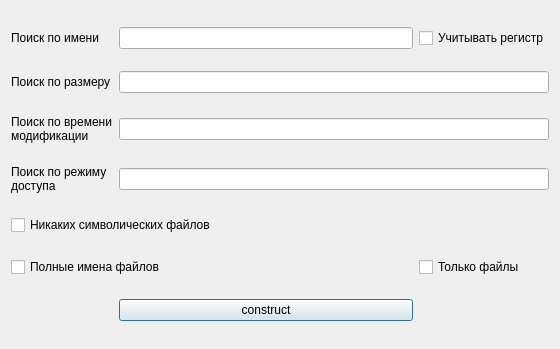
<?xml version="1.0" encoding="UTF-8"?>
<ui version="4.0">
 <class>DialogCommandConstructFind</class>
 <widget class="QDialog" name="DialogCommandConstructFind">
  <property name="geometry">
   <rect>
    <x>0</x>
    <y>0</y>
    <width>560</width>
    <height>349</height>
   </rect>
  </property>
  <property name="windowTitle">
   <string>Dialog</string>
  </property>
  <layout class="QGridLayout" name="gridLayout">
   <item row="0" column="0">
    <widget class="QLabel" name="label">
     <property name="text">
      <string>Поиск по имени</string>
     </property>
    </widget>
   </item>
   <item row="1" column="0">
    <widget class="QLabel" name="label_2">
     <property name="text">
      <string>Поиск по размеру</string>
     </property>
    </widget>
   </item>
   <item row="2" column="0">
    <widget class="QLabel" name="label_3">
     <property name="text">
      <string>Поиск по времени модификации</string>
     </property>
     <property name="wordWrap">
      <bool>true</bool>
     </property>
    </widget>
   </item>
   <item row="3" column="0">
    <widget class="QLabel" name="label_4">
     <property name="text">
      <string>Поиск по режиму доступа</string>
     </property>
     <property name="wordWrap">
      <bool>true</bool>
     </property>
    </widget>
   </item>
   <item row="4" column="0" colspan="3">
    <widget class="QCheckBox" name="nonSymbolic">
     <property name="text">
      <string>Никаких символических файлов</string>
     </property>
    </widget>
   </item>
   <item row="5" column="0" colspan="2">
    <widget class="QCheckBox" name="fullNames">
     <property name="text">
      <string>Полные имена файлов</string>
     </property>
    </widget>
   </item>
   <item row="5" column="2">
    <widget class="QCheckBox" name="onlyFiles">
     <property name="text">
      <string>Только файлы</string>
     </property>
    </widget>
   </item>
   <item row="6" column="1">
    <widget class="QPushButton" name="constructButton">
     <property name="text">
      <string>construct</string>
     </property>
    </widget>
   </item>
   <item row="0" column="1">
    <widget class="QLineEdit" name="nameInput"/>
   </item>
   <item row="3" column="1" colspan="2">
    <widget class="QLineEdit" name="permInput"/>
   </item>
   <item row="2" column="1" colspan="2">
    <widget class="QLineEdit" name="timeInput"/>
   </item>
   <item row="1" column="1" colspan="2">
    <widget class="QLineEdit" name="sizeInput"/>
   </item>
   <item row="0" column="2">
    <widget class="QCheckBox" name="register_2">
     <property name="text">
      <string>Учитывать регистр</string>
     </property>
    </widget>
   </item>
  </layout>
 </widget>
 <resources/>
 <connections/>
</ui>
